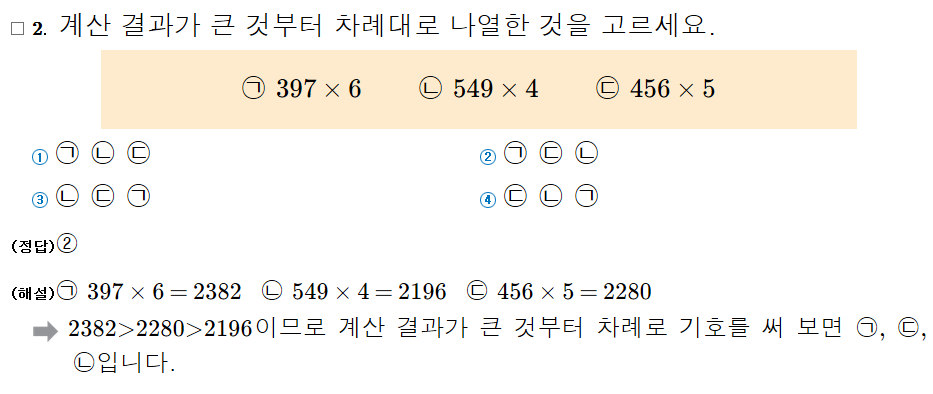
#> input picture examples/golden/초3_곱셈_계산결과_크기순_객관식/S3_초등_3_008541.png, 933 x 394 px
$ python -i ocr.py   (imports and definitions only)
#> lines starting #> are read from the running program, lines starting #| are printed output that depends on the picture
from __future__ import annotations

import os
import re
import shutil
from dataclasses import dataclass
from pathlib import Path
from typing import Any


_TOKEN_PATTERN = re.compile(r"[0-9A-Za-z가-힣]+")


@dataclass
class OcrBox:
    text: str
    x: int
    y: int
    width: int
    height: int
    confidence: float


@dataclass
class OcrPreprocessResult:
    available: bool
    text_lines: list[str]
    boxes: list[OcrBox]
    tags: list[str]
    error: str = ""


def _korean_char_count(text: str) -> int:
    return len(re.findall(r"[가-힣]", text))


def _ascii_alnum_count(text: str) -> int:
    return len(re.findall(r"[0-9A-Za-z]", text))


# [67 lines left out: functions _normalize_line_for_math_ocr, _result_quality_score, _extract_tags_from_lines, _is_meaningful_line, _clean_text_lines, not called in this run]


def _ensure_tesseract_command(pytesseract_module: Any) -> None:
    if os.name != "nt":
        return
    current_cmd = str(getattr(pytesseract_module.pytesseract, "tesseract_cmd", "") or "")
    needs_override = (not current_cmd) or (current_cmd == "tesseract" and shutil.which("tesseract") is None)
    if not needs_override:
        return
    for cmd_path in [
        Path("C:/Program Files/Tesseract-OCR/tesseract.exe"),
        Path("C:/Program Files (x86)/Tesseract-OCR/tesseract.exe"),
    ]:
        if cmd_path.exists():
            pytesseract_module.pytesseract.tesseract_cmd = str(cmd_path)
            return


def _make_tess_config_and_lang(local_tessdata: Path) -> tuple[str, str]:
    if local_tessdata.exists():
        config = f"--tessdata-dir {local_tessdata.resolve()}"
        if (local_tessdata / "kor.traineddata").exists():
            return config, "kor+eng"
        return config, "eng"
    return "", "eng"


def extract_ocr_features(image_path: str | Path) -> OcrPreprocessResult:
    try:
        from PIL import Image  # type: ignore[import-not-found]
        import pytesseract  # type: ignore[import-not-found]
    except Exception as exc:  # noqa: BLE001
        return OcrPreprocessResult(False, [], [], [], f"OCR dependency not available: {exc}")

    try:
        _ensure_tesseract_command(pytesseract)
        image = Image.open(Path(image_path)).convert("L")
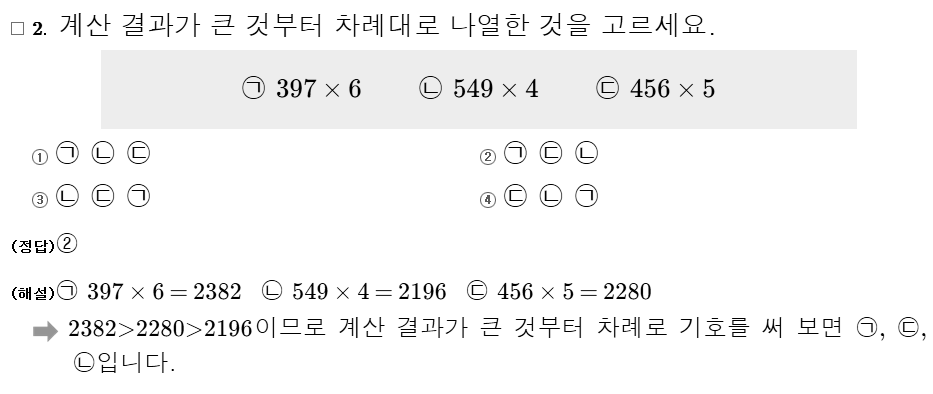
#> image: PIL image 933x394 L; min 0, max 255, mean 245.3

        local_tessdata = Path("examples/problem/_rag/tessdata")
        tessdata_config, ocr_lang = _make_tess_config_and_lang(local_tessdata)

        candidates: list[tuple[list[str], list[OcrBox], float]] = []
        scales = [2, 3]
        thresholds = [160, 180, 200]
        psm_values = [6, 11]

        for scale in scales:
            resized = image.resize((image.width * scale, image.height * scale))
            variants = [resized]
            for th in thresholds:
                variants.append(resized.point(lambda p, t=th: 255 if p > t else 0))

            for variant in variants:
                for psm in psm_values:
                    config = f"{tessdata_config} --oem 1 --psm {psm}".strip()
                    raw_text = str(pytesseract.image_to_string(variant, lang=ocr_lang, config=config) or "")
                    text_lines = [line.strip() for line in raw_text.splitlines() if line.strip()]

                    data: dict[str, Any] = pytesseract.image_to_data(
                        variant,
                        lang=ocr_lang,
                        config=config,
                        output_type=pytesseract.Output.DICT,
                    )
                    boxes: list[OcrBox] = []
                    for idx, text in enumerate(data.get("text", [])):
                        token = str(text).strip()
                        if not token:
                            continue
                        left = int((int(data.get("left", [0])[idx] or 0)) / scale)
                        top = int((int(data.get("top", [0])[idx] or 0)) / scale)
                        width = int((int(data.get("width", [0])[idx] or 0)) / scale)
                        height = int((int(data.get("height", [0])[idx] or 0)) / scale)
                        try:
                            conf = float(data.get("conf", [0])[idx] or 0)
                        except Exception:  # noqa: BLE001
                            conf = 0.0
                        boxes.append(OcrBox(token, left, top, width, height, conf))

                    cleaned_lines = _clean_text_lines(text_lines)
                    score = _result_quality_score(cleaned_lines or text_lines, boxes)
                    candidates.append((cleaned_lines or text_lines, boxes, score))
#> after the loop, candidates = []

        if not candidates:
            return OcrPreprocessResult(True, [], [], [])

        candidates.sort(key=lambda row: row[2], reverse=True)
        best_lines, best_boxes, _ = candidates[0]
        return OcrPreprocessResult(
            available=True,
            text_lines=best_lines,
            boxes=best_boxes,
            tags=_extract_tags_from_lines(best_lines),
        )
    except Exception as exc:  # noqa: BLE001
        return OcrPreprocessResult(False, [], [], [], str(exc))


# [31 lines left out: function merge_ocr_result_into_meta, not called in this run]

>>> result = extract_ocr_features('../../../examples/golden/초3_곱셈_계산결과_크기순_객관식/S3_초등_3_008541.png')
